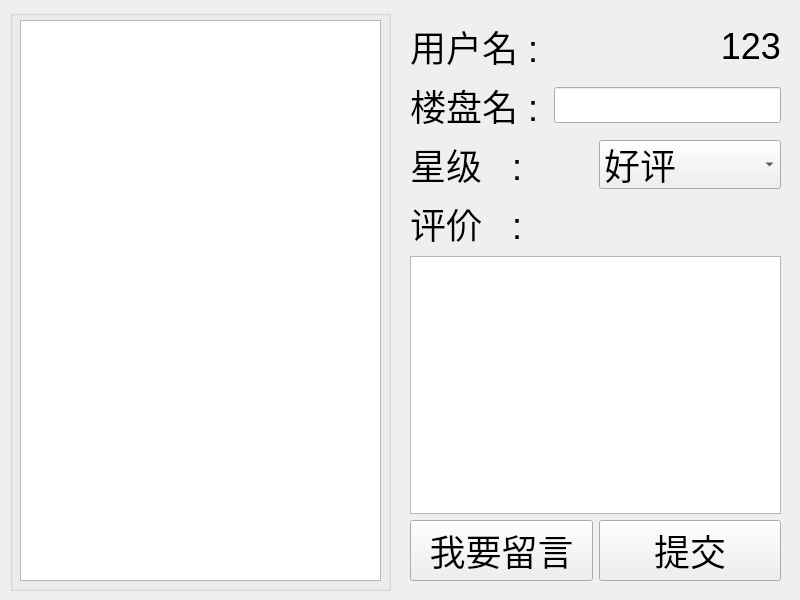
<?xml version="1.0" encoding="UTF-8"?>
<ui version="4.0">
 <class>messageWindow</class>
 <widget class="QMainWindow" name="messageWindow">
  <property name="geometry">
   <rect>
    <x>0</x>
    <y>0</y>
    <width>800</width>
    <height>600</height>
   </rect>
  </property>
  <property name="windowTitle">
   <string>MainWindow</string>
  </property>
  <widget class="QWidget" name="centralwidget">
   <widget class="QGroupBox" name="groupBox">
    <property name="geometry">
     <rect>
      <x>10</x>
      <y>10</y>
      <width>381</width>
      <height>581</height>
     </rect>
    </property>
    <property name="title">
     <string/>
    </property>
    <widget class="QTableView" name="tableView">
     <property name="geometry">
      <rect>
       <x>10</x>
       <y>10</y>
       <width>361</width>
       <height>561</height>
      </rect>
     </property>
    </widget>
   </widget>
   <widget class="QWidget" name="layoutWidget">
    <property name="geometry">
     <rect>
      <x>410</x>
      <y>20</y>
      <width>371</width>
      <height>561</height>
     </rect>
    </property>
    <layout class="QVBoxLayout" name="verticalLayout">
     <item>
      <layout class="QHBoxLayout" name="horizontalLayout_3">
       <item>
        <widget class="QLabel" name="label">
         <property name="font">
          <font>
           <pointsize>27</pointsize>
          </font>
         </property>
         <property name="text">
          <string>用户名 : </string>
         </property>
        </widget>
       </item>
       <item>
        <widget class="QLabel" name="label_5">
         <property name="font">
          <font>
           <pointsize>27</pointsize>
          </font>
         </property>
         <property name="layoutDirection">
          <enum>Qt::LeftToRight</enum>
         </property>
         <property name="text">
          <string>123</string>
         </property>
         <property name="alignment">
          <set>Qt::AlignRight|Qt::AlignTrailing|Qt::AlignVCenter</set>
         </property>
        </widget>
       </item>
      </layout>
     </item>
     <item>
      <layout class="QHBoxLayout" name="horizontalLayout">
       <item>
        <widget class="QLabel" name="label_2">
         <property name="font">
          <font>
           <pointsize>27</pointsize>
          </font>
         </property>
         <property name="text">
          <string>楼盘名 : </string>
         </property>
        </widget>
       </item>
       <item>
        <widget class="QLineEdit" name="lineEdit">
         <property name="font">
          <font>
           <pointsize>18</pointsize>
          </font>
         </property>
         <property name="alignment">
          <set>Qt::AlignRight|Qt::AlignTrailing|Qt::AlignVCenter</set>
         </property>
        </widget>
       </item>
      </layout>
     </item>
     <item>
      <layout class="QHBoxLayout" name="horizontalLayout_2">
       <item>
        <widget class="QLabel" name="label_3">
         <property name="font">
          <font>
           <pointsize>27</pointsize>
          </font>
         </property>
         <property name="text">
          <string>星级   : </string>
         </property>
        </widget>
       </item>
       <item>
        <widget class="QComboBox" name="comboBox">
         <property name="font">
          <font>
           <pointsize>27</pointsize>
          </font>
         </property>
         <property name="layoutDirection">
          <enum>Qt::LeftToRight</enum>
         </property>
         <item>
          <property name="text">
           <string>好评</string>
          </property>
         </item>
         <item>
          <property name="text">
           <string>中评</string>
          </property>
         </item>
         <item>
          <property name="text">
           <string>差评</string>
          </property>
         </item>
        </widget>
       </item>
      </layout>
     </item>
     <item>
      <widget class="QLabel" name="label_4">
       <property name="font">
        <font>
         <pointsize>27</pointsize>
        </font>
       </property>
       <property name="text">
        <string>评价   : </string>
       </property>
      </widget>
     </item>
     <item>
      <widget class="QTextEdit" name="textEdit">
       <property name="font">
        <font>
         <pointsize>9</pointsize>
        </font>
       </property>
      </widget>
     </item>
     <item>
      <layout class="QHBoxLayout" name="horizontalLayout_4">
       <item>
        <widget class="QPushButton" name="pushButton">
         <property name="font">
          <font>
           <pointsize>27</pointsize>
          </font>
         </property>
         <property name="text">
          <string>我要留言</string>
         </property>
        </widget>
       </item>
       <item>
        <widget class="QPushButton" name="pushButton_2">
         <property name="font">
          <font>
           <pointsize>27</pointsize>
          </font>
         </property>
         <property name="text">
          <string>提交</string>
         </property>
        </widget>
       </item>
      </layout>
     </item>
    </layout>
   </widget>
  </widget>
 </widget>
 <resources/>
 <connections/>
</ui>
